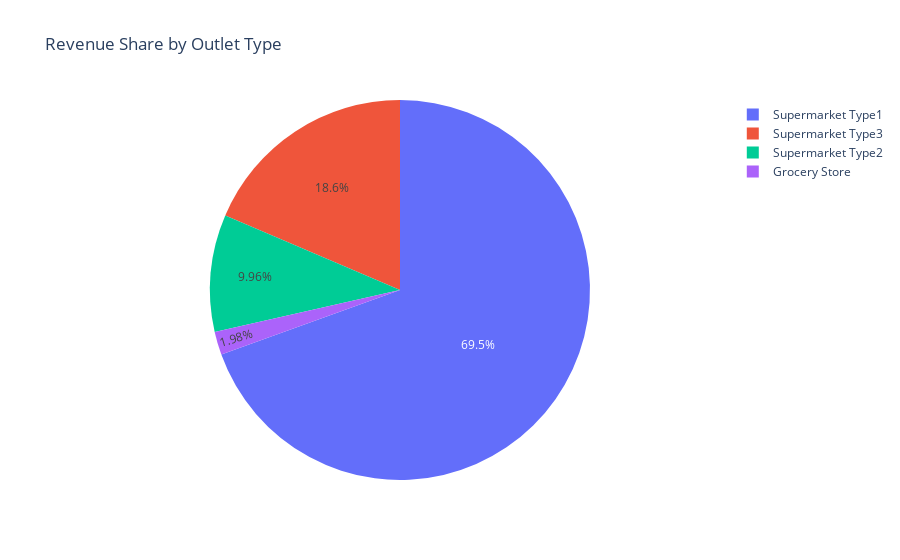

Notebook code for this chart:
### Markdown cell above
## Which outlet types generate more revenue?

### Code cell
outlet_sales = df.groupby('Outlet_Type')['Item_Outlet_Sales'].sum().reset_index()
fig2 = px.pie(outlet_sales, names='Outlet_Type', values='Item_Outlet_Sales', title='Revenue Share by Outlet Type')
fig2.show()

### Figure 1 — Plotly figure (JSON) as saved in the notebook; plotly's stock layout.template omitted (floating-point values rounded to 4 significant figures)
{"data": [{"domain": {"x": [0, 1], "y": [0, 1]}, "hovertemplate": "Outlet_Type=%{label}<br>Item_Outlet_Sales=%{value}<extra></extra>", "labels": ["Grocery Store", "Supermarket Type1", "Supermarket Type2", "Supermarket Type3"], "legendgroup": "", "name": "", "showlegend": true, "type": "pie", "values": [368000.0, 12920000.0, 1852000.0, 3454000.0]}], "layout": {"autosize": true, "legend": {"tracegroupgap": 0}, "title": {"text": "Revenue Share by Outlet Type"}}}
